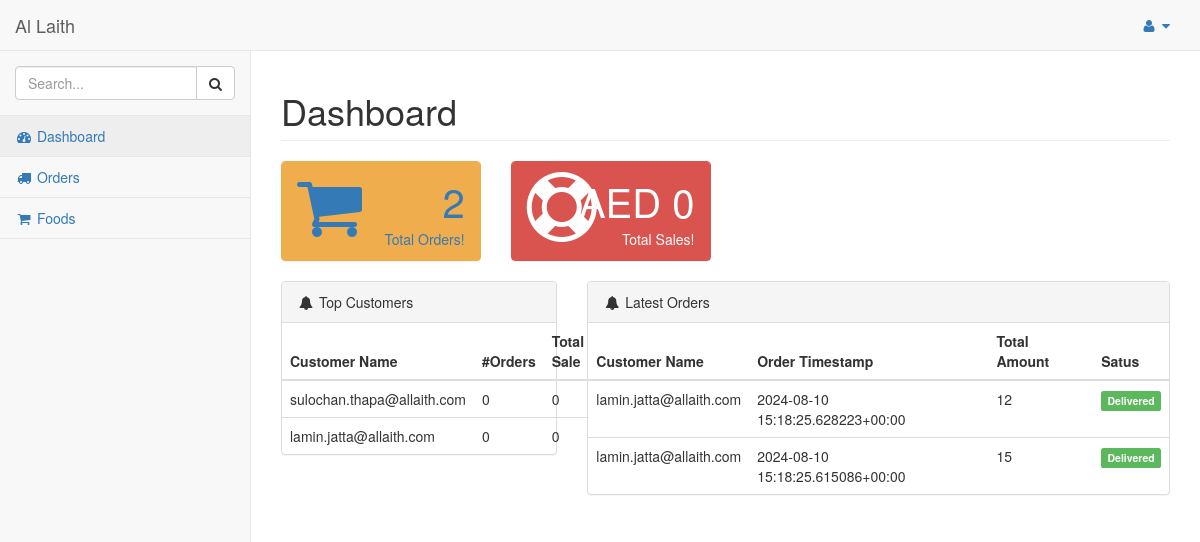
/dashboard/admin/ (signed in), run on the app's committed database.
### hotel/models.py (models this page shows, shortened)
class Customer(models.Model):
    customer = models.ForeignKey(User, on_delete=models.CASCADE)
    orders = models.IntegerField(default=0)
    total_sale = models.IntegerField(default=0)

class Order(models.Model):
    pending = 'Pending'
    completed = 'Completed'
    STATUS = (
        (pending,pending),
        (completed,completed),
    )
    customer = models.ForeignKey(Customer,on_delete=models.CASCADE)
    order_timestamp = models.CharField(max_length=100, blank=True)
    delivery_timestamp = models.CharField(max_length=100, blank=True)
    payment_status = models.CharField(max_length = 100, choices = STATUS)
    delivery_status = models.CharField(max_length = 100, choices = STATUS)
    if_cancelled = models.BooleanField(default = False)
    total_amount = models.IntegerField()

### hotel/views.py (the view)
# urls.py: url(r'^dashboard/admin/$', views.dashboard_admin, name='dashboard_admin'),
@login_required
@staff_member_required
def dashboard_admin(request):
    orders = Order.objects.count()
    customers = Customer.objects.count()
    completed_orders = Order.objects.filter(payment_status="Completed")
    top_customers = Customer.objects.filter().order_by('-total_sale')
    latest_orders = Order.objects.filter().order_by('-order_timestamp')
    sales = 0
    for order in completed_orders:
        sales += order.total_amount
    context = {
        'orders':orders,
        'customers':customers,
        'sales':sales,
        'top_customers': top_customers,
        'latest_orders':latest_orders,
    }
    return render(request, 'admin_temp/index.html', context)

### hotel/templates/admin_temp/index.html (shortened to what this page needs)
{% load static %}
{% include "includes/base.html" %}
{% include "includes/navbarheader.html" %}
{% include "includes/navtop.html" %}
{% include "includes/sidemenu.html" %}
</nav>
<div id="page-wrapper">
    <div class="row">
        <div class="col-lg-12">
            <h1 class="page-header">Dashboard</h1>
        </div>
    </div>
    <div class="row">
        <div class="col-lg-3 col-md-6">
            <div class="panel panel-yellow">
                <div class="panel-heading">
                    <a href="{% url 'hotel:orders_admin' %}">
                    <div class="row">
                        <div class="col-xs-3">
                            <i class="fa fa-shopping-cart fa-5x"></i>
                        </div>
                        <div class="col-xs-9 text-right">
                            <div class="huge">{{orders}}</div>
                            <div>Total Orders!</div>
                        </div>
                    </div>
                </a>
                </div>
            </div>
        </div>
        <div class="col-lg-3 col-md-6">
            <div class="panel panel-red">
                <div class="panel-heading">
                    <div class="row">
                        <div class="col-xs-3">
                            <i class="fa fa-support fa-5x"></i>
                        </div>
                        <div class="col-xs-9 text-right">
                            <div class="huge">AED {{sales}}</div>
                            <div>Total Sales!</div>
                        </div>
                    </div>
                </div>
            </div>
        </div>
    </div>
            <div class="row">
                <div class="col-lg-4">
                    <div class="panel panel-default">
                        <div class="panel-heading">
                            <i class="fa fa-bell fa-fw"></i> Top Customers
                        </div>
                        <table class="table">
                          <thead>
                            <tr>
                              <th scope="col">Customer Name</th>
                              <th scope="col">#Orders</th>
                              <th scope="col">Total Sale</th>
                            </tr>
                          </thead>
                          <tbody>
                            {% for customer in top_customers %}
                            <tr>
                              <td>{{customer.customer.email}}</td>
                              <td>{{customer.orders}}</td>
                              <td>{{customer.total_sale}}</td>
                            </tr>
                            {% endfor %}
                          </tbody>
                        </table>
                    </div>
                </div>
                <div class="col-lg-8">
                    <div class="panel panel-default">
                        <div class="panel-heading">
                            <i class="fa fa-bell fa-fw"></i> Latest Orders
                        </div>
                        <table class="table">
                          <thead>
                            <tr>
                              <th scope="col">Customer Name</th>
                              <th scope="col">Order Timestamp</th>
                              <th scope="col">Total Amount</th>
                              <th scope="col">Satus</th>
                            </tr>
                          </thead>
                          <tbody>
                            {% for order in latest_orders %}
                              <td>{{order.customer.customer.email}}</td>
                              <td>{{order.order_timestamp}}</td>
                              <td>{{order.total_amount}}</td>
                              <td>
                                  {% if order.delivery_status == "Completed" %}
                                    <span class="label label-success">Delivered</span>
                                  {% elif order.delivery_status == "Processing" %}
                                    <span class="label label-warning">Processing</span>
                                  {% else %}
                                    <span class="label label-danger">Pending</span>
                                  {% endif %}
                              </td>
                            {% endfor %}
                          </tbody>
                        </table>
                    </div>
                </div>
            </div>
            <div id="chart_div" style="width: 100%; height: 500px;"></div>
        </div>
    </div>
{% include "includes/scripts.html" %}

### data on the page
Customer: customer.email "sulochan.thapa@allaith.com", orders "0", total_sale "0"
Customer: customer.email "lamin.jatta@allaith.com", orders "0", total_sale "0"
Order: customer.customer.email "lamin.jatta@allaith.com", order_timestamp "2024-08-10 15:18:25.628223+00:00", total_amount "12", delivery_status "Delivered"
Order: customer.customer.email "lamin.jatta@allaith.com", order_timestamp "2024-08-10 15:18:25.615086+00:00", total_amount "15", delivery_status "Delivered"

### other printed values
{{ orders }} "2"
{{ sales }} "0"
